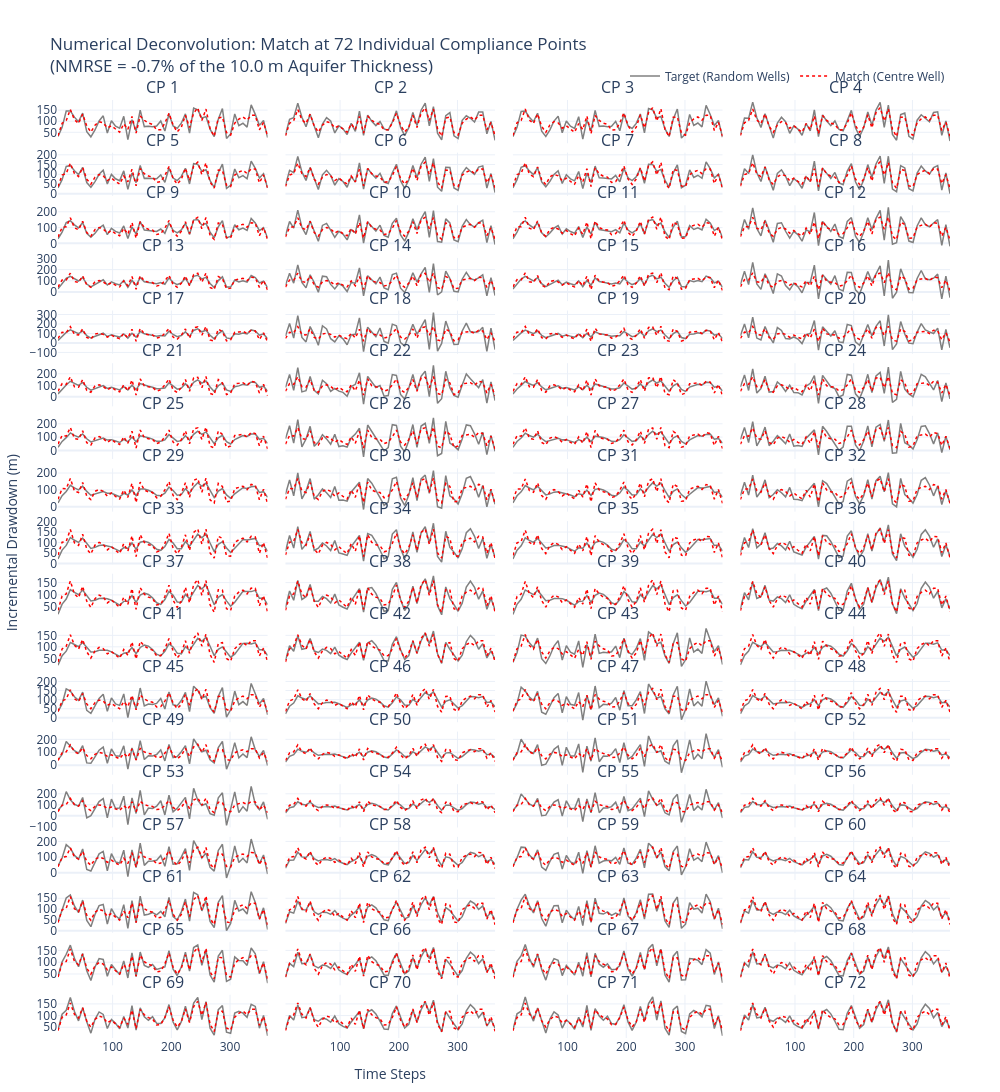

The notebook cell saved with this chart:
### Code cell
#####################
### visualisation ###
#####################

# plot configuration

scenario_to_plot = "val_avg"
ncols = 4  # Increased columns to reduce the number of rows
nrows = math.ceil(len(cp_cells) / ncols)

# adjust vertical_spacing to be very small to avoid the ValueError about too many subplots for the given spacing

fig = make_subplots(
    rows=nrows, cols=ncols, 
    shared_xaxes=True, 
    shared_yaxes=True,
    vertical_spacing=0.01, # Reduced from 0.05
    horizontal_spacing=0.02,
    subplot_titles=[f"CP {i+1}" for i in range(len(cp_cells))]
)

# plotting: loop for each compliance point in the selected scenario

for i, cp_data in enumerate(results_per_cp[scenario_to_plot]):
    row = (i // ncols) + 1
    col = (i % ncols) + 1
    
    r, c = cp_data["cell"]
    
    # extract original target drawdown for this specific cell from hds_r
    s_target_cell = [0.0 - hds_r[p, 0, r, c] for p in range(nper)]
    s_inc_target_cell = np.diff(s_target_cell, prepend=0)
    
    # target
    fig.add_trace(go.Scatter(
        x=time_steps, 
        y=s_inc_target_cell, 
        name="Target (Random Wells)", 
        line=dict(color='gray', width=1.5),
        legendgroup="target",
        showlegend=(i == 0)
    ), row=row, col=col)
    
    # match
    fig.add_trace(go.Scatter(
        x=time_steps, 
        y=cp_data["incremental"], 
        name="Match (Centre Well)", 
        line=dict(color='red', dash='dot', width=1.5),
        legendgroup="match",
        showlegend=(i == 0)
    ), row=row, col=col)

# pretty up the layout

fig.update_layout(
    height=200 * nrows, 
    width=1000,
    template="plotly_white", 
    title=f"Numerical Deconvolution: Match at {len(cp_cells)} Individual Compliance Points <br>"
    f"(NMRSE = {abs(nrmse_avg) / (botm[0] - top):.1f}% of the {top - botm[0]} m Aquifer Thickness)",
    margin=dict(t=100, b=50, l=50, r=50),
    legend=dict(orientation="h", yanchor="bottom", y=1.01, xanchor="right", x=1)
)

# set common x and y axis titles only on the middle plots to avoid clutter
fig.update_yaxes(title_text="Incremental Drawdown (m)", row=math.ceil(nrows/2), col=1)
fig.update_xaxes(title_text="Time Steps", row=nrows, col=math.ceil(ncols/2))

fig.show()
